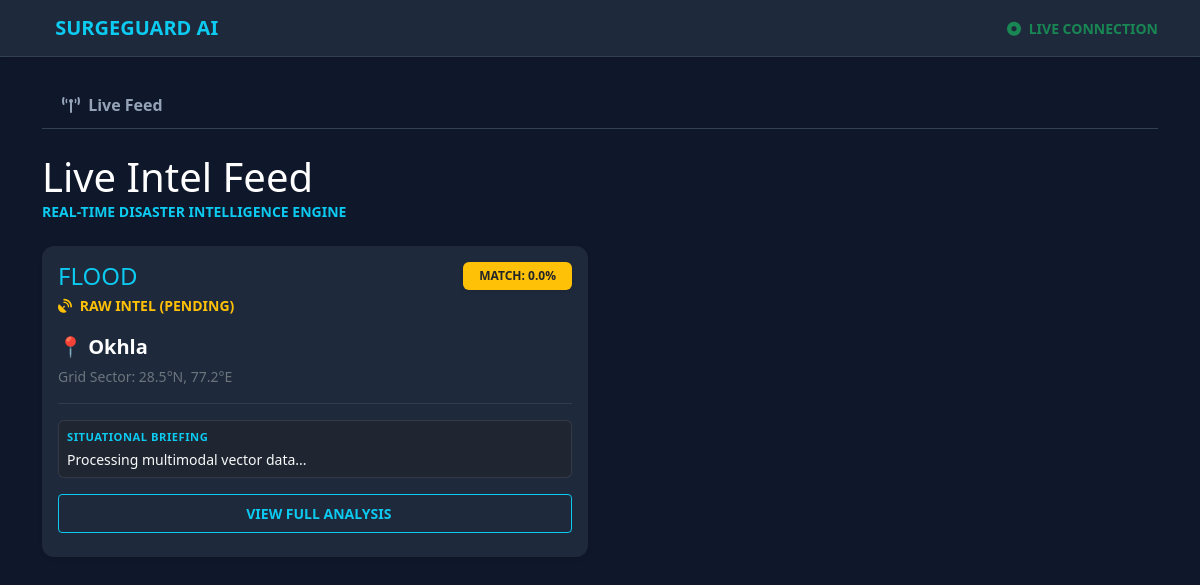
Page /segment/FAKE/ on the committed database.
### core/models.py (models this page shows, shortened)
class DisasterEvent(models.Model):
    TYPE_CHOICES = [
        ('FLOOD', 'Flood'),
        ('FIRE', 'Forest Fire'),
        ('STORM', 'Severe Storm/Rain'),
    ]
    STATUS_CHOICES = [
        ('PENDING', 'Pending AI Filter'),
        ('HIGH_PRIORITY', 'High Priority (AI Pass)'),
        ('FLAGGED', 'Suspicious (AI Mismatch)'),
        ('VERIFIED', 'Verified by Officer'),
        ('FAKE', 'Fake / Dismissed'),
    ]
    event_type = models.CharField(max_length=10, choices=TYPE_CHOICES)
    district = models.CharField(max_length=100)
    grid_lat = models.FloatField(db_index=True)
    grid_lon = models.FloatField(db_index=True)
    total_votes = models.IntegerField(default=1)
    weather_score = models.FloatField(default=0.0)
    intel_tier = models.IntegerField(default=1, db_index=True) # Defaulted to 1
    verified_by = models.ForeignKey(
        User,
        on_delete=models.SET_NULL,
        null=True,
        blank=True,
        related_name='verified_disasters'
    )
    ai_triage_score = models.FloatField(default=0.0, db_index=True)
    truth_score = models.FloatField(default=0.0, db_index=True)
    summary = models.TextField(blank=True, null=True)
    status = models.CharField(max_length=20, choices=STATUS_CHOICES, default='PENDING')
    created_at = models.DateTimeField(auto_now_add=True)
    updated_at = models.DateTimeField(auto_now=True)
    class Meta:
        indexes = [
            models.Index(fields=['-created_at']),
            models.Index(fields=['truth_score']),
            models.Index(fields=['ai_triage_score']),
            models.Index(fields=['intel_tier']),
            models.Index(fields=['grid_lat', 'grid_lon']),
        ]

### core/views.py (the view)
# urls.py: path('', views.dashboard, name='dashboard'),
def dashboard(request, segment=None):
    time_threshold = timezone.now() - timezone.timedelta(hours=24)
    flagged_count = DisasterEvent.objects.filter(status='FLAGGED').count()
    if segment == 'VERIFIED':
        raw_alerts = DisasterEvent.objects.prefetch_related('posts').filter(
            status='VERIFIED',
            intel_tier=3
        )
    elif segment == 'HIGH_PRIORITY':
        raw_alerts = DisasterEvent.objects.prefetch_related('posts').filter(
            status='HIGH_PRIORITY',
            intel_tier=2
        )
    elif segment == 'FLAGGED':
        raw_alerts = DisasterEvent.objects.prefetch_related('posts').filter(
            status='FLAGGED'
        )
    elif segment == 'PENDING':
        raw_alerts = DisasterEvent.objects.prefetch_related('posts').filter(
            status='PENDING'
        )
    elif segment == 'FAKE':
        raw_alerts = DisasterEvent.objects.prefetch_related('posts').filter(
            status='FAKE'
        )
    else:
        raw_alerts = DisasterEvent.objects.prefetch_related('posts').filter(
            updated_at__gt=time_threshold,
            status__in=['HIGH_PRIORITY', 'VERIFIED']
        ).exclude(status='FAKE')
    processed_alerts = []
    for alert in raw_alerts:
        time_diff = timezone.now() - alert.updated_at
        hours_passed = time_diff.total_seconds() / 3600
        decayed_score = alert.truth_score * (0.92 ** hours_passed)
        if alert.intel_tier < 3:
            alert.display_score = min(round(decayed_score, 1), 99.0)
        else:
            alert.display_score = round(decayed_score, 1)
        if segment or alert.display_score > 0.1:
            processed_alerts.append(alert)
    processed_alerts.sort(key=lambda x: x.display_score, reverse=True)
    return render(request, 'core/dashboard.html', {
        'alerts': processed_alerts,
        'alert_count': len(processed_alerts),
        'flagged_count': flagged_count,
        'current_segment': segment or 'LIVE'
    })

### core/templates/core/dashboard.html (shortened to what this page needs)
{% extends 'core/base.html' %}
{% block content %}
<div class="d-flex justify-content-between align-items-center mb-4">
    <div>
        <h1 class="mb-0">Live Intel Feed</h1>
        <p class="text-info small mb-0 fw-bold">REAL-TIME DISASTER INTELLIGENCE ENGINE</p>
    </div>
</div>
<div class="row" id="disaster-container">
    {% for alert in alerts %}
        {% include 'core/partials/disaster_card.html' with alert=alert %}
    {% endfor %}
</div>
{% endblock %}

### core/templates/core/partials/disaster_card.html (shortened to what this page needs)
<div class="col-md-6 mb-4" id="event-{{ alert.id }}">
    <div class="card p-3 shadow-sm h-100 border-0 {% if alert.intel_tier == 3 %}border-start border-success border-4{% endif %}"
         style="background-color: #1e293b; border: 1px solid #334155;">
        <div class="d-flex justify-content-between align-items-start">
            <div>
                <h4 class="text-uppercase text-info mb-0">{{ alert.event_type }}</h4>
                <small class="text-muted d-block mt-1">
                    {% if alert.intel_tier == 3 %}
                        <span class="text-success fw-bold"><i class="fas fa-user-shield me-1"></i> OFFICIAL AUTHENTICATED</span>
                    {% elif alert.intel_tier == 2 %}
                        <span class="text-primary fw-bold"><i class="fas fa-robot me-1"></i> AI VALIDATED (TIER 2)</span>
                    {% else %}
                        <span class="text-warning fw-bold"><i class="fas fa-satellite-dish me-1"></i> RAW INTEL (PENDING)</span>
                    {% endif %}
                </small>
            </div>
            <div class="text-end">
                <span class="badge {% if alert.intel_tier == 3 %}bg-success{% elif alert.display_score > 80 %}bg-danger{% else %}bg-warning text-dark{% endif %} py-2 px-3 shadow-sm">
                    {% if alert.intel_tier == 3 %}
                        🛡️ 100% VERIFIED
                    {% else %}
                        MATCH: {{ alert.display_score }}%
                    {% endif %}
                </span>
            </div>
        </div>
        <div class="d-flex align-items-center mt-3">
            <div class="flex-grow-1">
                <p class="mb-1 fs-5">📍 <strong>{{ alert.district }}</strong></p>
                <p class="text-secondary small mb-0">Grid Sector: {{ alert.grid_lat }}°N, {{ alert.grid_lon }}°E</p>
            </div>
        </div>
        <hr class="border-secondary my-3">
        <div class="bg-dark bg-opacity-50 p-2 rounded mb-3 border border-secondary border-opacity-25">
            <small class="text-info d-block mb-1 fw-bold" style="font-size: 0.7rem; letter-spacing: 0.5px;">SITUATIONAL BRIEFING</small>
            <p class="small text-light mb-0 summary-text" style="line-height: 1.4;">
                {{ alert.summary|default:"Processing multimodal vector data..." }}
            </p>
        </div>
        <div class="mt-auto">
            <a href="{% url 'event_detail' alert.id %}" class="btn btn-sm btn-outline-info w-100 py-2 mb-2 fw-bold">
                 VIEW FULL ANALYSIS
            </a>
        </div>
    </div>
</div>

### rows in the picture
DisasterEvent: event_type "FLOOD", intel_tier 0 (drawn), display_score "0.0", district "Okhla", grid_lat "28.5", grid_lon "77.2", summary "Processing multimodal vector data..."
